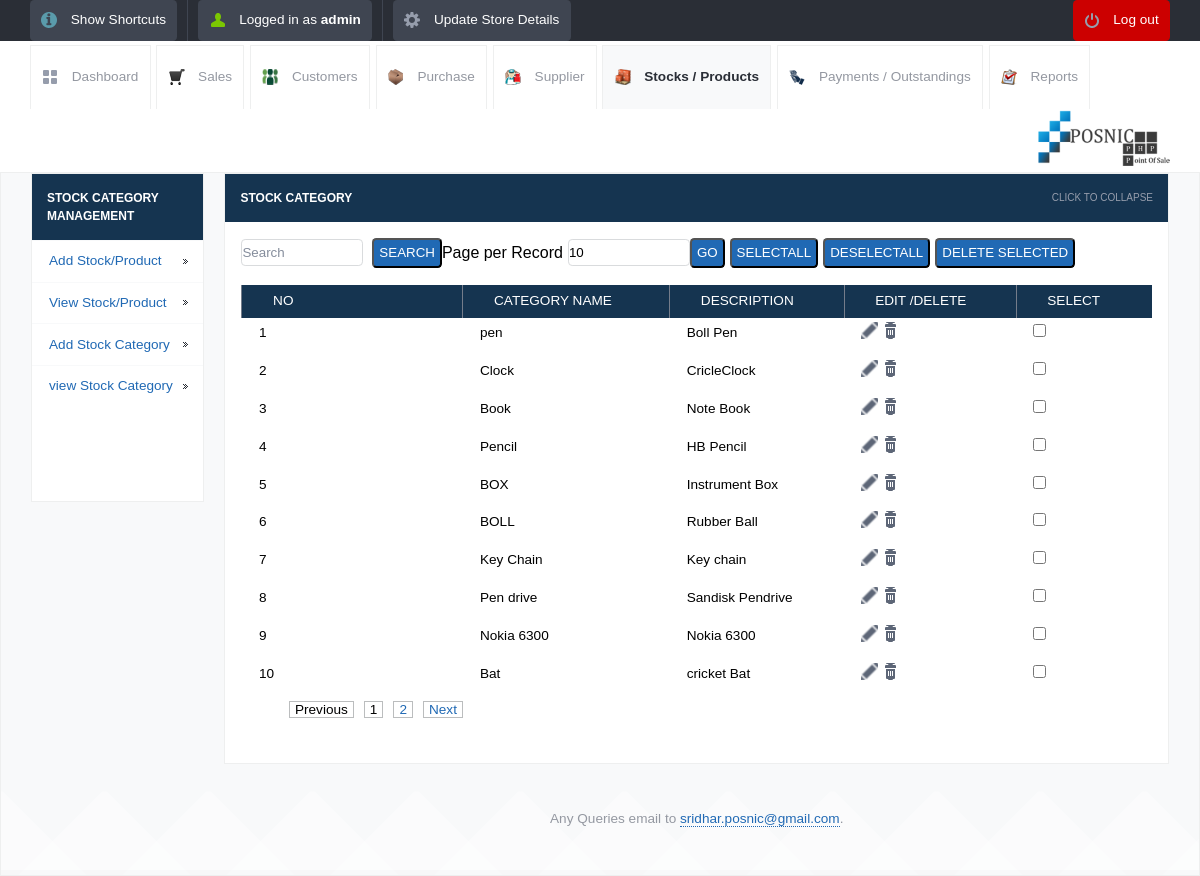
The page /view_category.php (signed in) on the database its author committed.
### tables this page shows
CREATE TABLE IF NOT EXISTS `category_details` (
  `id` int(10) unsigned NOT NULL AUTO_INCREMENT,
  `category_name` varchar(120) NOT NULL,
  `category_description` varchar(250) NOT NULL,
  PRIMARY KEY (`id`)
);

### config.php (called while the page is built)
<?php $config["database"] = "Integral"; $config["host"]= "localhost";$config["username"]= "homestead"; $config["password"]= "secret";?>

### lib/db.class.php (called while the page is built, shortened)
<?php
  class DB
  {
    var $connection;
    function DB($base, $server, $user, $pass)
    {
      $this->connection = mysqli_connect($server, $user, $pass,"Integral",33060);
    }
    function getMicroTime()
    {
      list($msec, $sec) = explode(' ', microtime());
      return floor($sec / 1000) + $msec;
    }
    function getConnection()
    {
      return $this->connection;
    }
  }
?>

### init.php (called while the page is built, shortened)
<?php
	include("lib/db.class.php");
	$db = new DB($config['database'], $config['host'], $config['username'], $config['password']);
?>

### view_category.php (the view, shortened to what this page needs)
<?php
include_once("init.php");
?>
<!DOCTYPE html>
<html lang="en">
<head>
	<link rel="stylesheet" href="css/style.css">
	<?php include_once("tpl/common_js.php"); ?>
<link rel="stylesheet"  href="dist/js/jquery.alerts.css" >
</head>
<body>
	<?php include_once("tpl/top_bar.php"); ?>
	<div id="header-with-tabs">
		<div class="page-full-width cf">
			<ul id="tabs" class="fl">
                                <li><a href="dashboard.php" class="dashboard-tab">Dashboard</a></li>
				<li><a href="view_sales.php" class="sales-tab">Sales</a></li>
				<li><a href="view_customers.php" class=" customers-tab">Customers</a></li>
				<li><a href="view_purchase.php" class="purchase-tab">Purchase</a></li>
				<li><a href="view_supplier.php" class=" supplier-tab">Supplier</a></li>
				<li><a href="view_product.php" class="active-tab stock-tab">Stocks / Products</a></li>
				<li><a href="view_payments.php" class="payment-tab">Payments / Outstandings</a></li>
				<li><a href="view_report.php" class="report-tab">Reports</a></li>
			</ul>
			<a href="#" id="company-branding-small" class="fr"><img src="<?php if(isset($_SESSION['logo'])) { echo "upload/".$_SESSION['logo'];}else{ echo "upload/posnic.png"; } ?>" alt="Point of Sale" /></a>
		</div>
	</div>
	<div id="content">
		<div class="page-full-width cf">
			<div class="side-menu fl">
				<h3>Stock Category Management</h3>
				<ul>
					<li><a href="add_stock.php">Add Stock/Product</a></li>
					<li><a href="view_product.php">View Stock/Product</a></li>
					<li><a href="add_category.php">Add Stock Category</a></li>
					<li><a href="view_category.php">view Stock Category</a></li>
				</ul>
				     <div style="background: #ffffff">
<ins class="adsbygoogle"
     style="display:inline-block;width:120px;height:90px"
     data-ad-client="ca-pub-5212135413309920"
     data-ad-slot="3677012951"></ins>
                                </div>
			</div>
			<div class="side-content fr">
				<div class="content-module">
					<div class="content-module-heading cf">
						<h3 class="fl">Stock Category</h3>
						<span class="fr expand-collapse-text">Click to collapse</span>
					</div>
						<div class="content-module-main cf">
					<table>
<form action="" method="post" name="search" >
    <input name="searchtxt" type="text" class="round my_text_box" placeholder="Search" >
&nbsp;&nbsp;<input name="Search" type="submit" class="my_button round blue   text-upper" value="Search">
</form>
 <form action="" method="get" name="limit_go">
    Page per Record<input name="limit" type="text" class="round my_text_box" id="search_limit" style="margin-left:5px;" value="<?php if(isset($_GET['limit'])) echo $_GET['limit']; else echo "10"; ?>" size="3" maxlength="3">
    <input name="go"  type="button" value="Go" class=" round blue my_button  text-upper" onclick="return confirmLimitSubmit()">
</form>
<form name="deletefiles" action="delete.php" method="post">
<input type="button" name="selectall" value="SelectAll" class="my_button round blue   text-upper" onClick="checkAll()"  style="margin-left:5px;"/>
<input type="button" name="unselectall" value="DeSelectAll" class="my_button round blue   text-upper" onClick="uncheckAll()" style="margin-left:5px;" />
<input name="dsubmit" type="button" value="Delete Selected" class="my_button round blue   text-upper" style="margin-left:5px;" onclick="return confirmDeleteSubmit()"/>
					<table>
		<?php
	$tbl_name="category_details";
	$adjacents = 3;
	$query = "SELECT COUNT(*) as num FROM $tbl_name";
	$total_pages = mysqli_fetch_array(mysqli_query($db->getConnection(),$query));
	$total_pages = $total_pages[num];
	$limit = 10;
	$page = $_GET['page'];
	if($page)
		$start = ($page - 1) * $limit;
	else
		$start = 0;
	$sql = "SELECT * FROM category_details LIMIT $start, $limit ";
	$result = mysqli_query($db->getConnection(),$sql);
	if ($page == 0) $page = 1;
	$prev = $page - 1;
	$next = $page + 1;
	$lastpage = ceil($total_pages/$limit);
	$pagination = "";
	if($lastpage > 1)
	{
		$pagination .= "<div >";
		if ($page > 1)
			$pagination.= "<a href=\"view_category.php?page=$prev&limit=$limit\" class=my_pagination >Previous</a>";
		else
			$pagination.= "<span class=my_pagination>Previous</span>";
		if ($lastpage < 7 + ($adjacents * 2))
		{
			for ($counter = 1; $counter <= $lastpage; $counter++)
			{
				if ($counter == $page)
					$pagination.= "<span class=my_pagination>$counter</span>";
				else
					$pagination.= "<a href=\"view_category.php?page=$counter&limit=$limit\" class=my_pagination>$counter</a>";
			}
		}
		if ($page < $counter - 1)
			$pagination.= "<a href=\"view_category.php?page=$next&limit=$limit\" class=my_pagination>Next</a>";
		else
			$pagination.= "<span class= my_pagination >Next</span>";
		$pagination.= "</div>\n";
	}
?>
							<tr>
								<th>No</th>
								<th >Category Name</th>
								<th>description </th>
								<th>Edit /Delete</th>
                                                                <th>Select</th>
							</tr>
<?php $i=1; $no=$page-1; $no=$no*$limit;
while($row = mysqli_fetch_array($result))
{
 ?>
	<tr>
   <td> <?php echo $no+$i; ?></td>
   <td><?php echo $row['category_name']; ?></td>
   <td> <?php echo $row['category_description']; ?></td>
    <td>	<a href="update_category.php?sid=<?php echo $row['id'];?>&table=category_details&return=view_category.php"	class="table-actions-button ic-table-edit">
	</a>
	<a href="javascript:confirmSubmit(<?php echo $row['id'];?>,'category_details','view_category.php')" href="" class="table-actions-button ic-table-delete"></a>
	</td>
	<td><input type="checkbox" value="<?php echo $row['id']; ?>" name="checklist[]" id="check_box" /></td>
</tr>
<?php $i++; } ?>
 <tr>
       <td align="center"><div style="margin-left:20px;"><?php echo $pagination; ?></div></td>
      </tr>
</table>
</form>
		</div>
	</div>
		<div id="footer">
		<p>Any Queries email to <a href="mailto:sridhar.posnic@gmail.com?subject=Stock%20Management%20System">sridhar.posnic@gmail.com</a>.</p>
	</div>
</body>
</html>

### rows shown on the page
category_details: i "1", category_name "pen", category_description "Boll Pen"
category_details: i "2", category_name "Clock", category_description "CricleClock"
category_details: i "3", category_name "Book", category_description "Note Book"
category_details: i "4", category_name "Pencil", category_description "HB Pencil"
category_details: i "5", category_name "BOX", category_description "Instrument Box"
category_details: i "6", category_name "BOLL", category_description "Rubber Ball"
category_details: i "7", category_name "Key Chain", category_description "Key chain"
category_details: i "8", category_name "Pen drive", category_description "Sandisk Pendrive"
category_details: i "9", category_name "Nokia 6300", category_description "Nokia 6300"
category_details: i "10", category_name "Bat", category_description "cricket Bat"

### other values the page prints
$POSNIC['username'] "admin"
